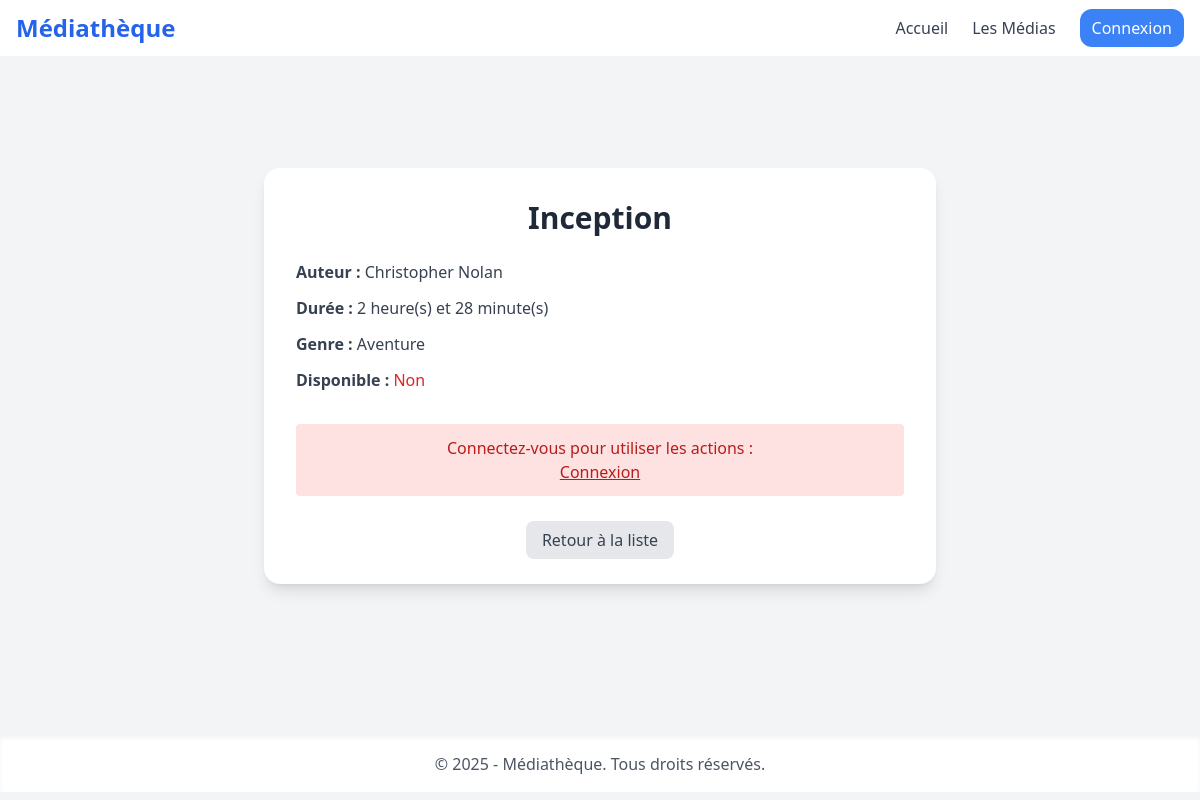
The page /movie/show/1 on the database its author committed.
### tables this page shows
CREATE TABLE IF NOT EXISTS `movie` (
  `id` int NOT NULL AUTO_INCREMENT,
  `duration` int NOT NULL,
  `genre` varchar(255) NOT NULL,
  `media_id` int NOT NULL,
  PRIMARY KEY (`id`),
  KEY `media_id` (`media_id`)
);

CREATE TABLE IF NOT EXISTS `media` (
  `id` int NOT NULL AUTO_INCREMENT,
  `title` varchar(255) NOT NULL,
  `author` varchar(255) NOT NULL,
  `available` tinyint(1) NOT NULL,
  PRIMARY KEY (`id`)
);

### Models/Movie.php (called while the page is built, shortened)
<?php
include_once('Models/Media.php');
class Movie extends Media{
    private float $duration;
    private Genre $genre;
    public function __construct(string $title, string $author, bool $available, float $duration, Genre $genre, ?int $mediaId = null, ?int $id = null)
    {
        $this->duration = $duration;
        $this->genre = $genre;
    }
    public function showDuration(): string
    {
        $duration = $this->getDuration();
        $hours = intdiv($duration, 60);
        $minutes = $duration%60;
        return "$hours heure(s) et $minutes minute(s)";
    }
    public function getDuration(): float
    {
        return $this->duration;
    }
    public function getGenre(): Genre
    {
        return $this->genre;
    }
    public static function getMovieById(int $id): ?Movie
    {
        try{
            $connexion = connexion();
            $request = $connexion->prepare("SELECT movie.id, title, author, available, duration, genre, media_id FROM movie JOIN media ON media.id = movie.media_id WHERE movie.id=:id;");
            $request->bindParam(":id",$id);
            $request->execute();
            $movieInfo = $request->fetch(PDO::FETCH_ASSOC);
            if(!empty($movieInfo)){
                $genreObject = Genre::from($movieInfo["genre"]);
                $movieObject = new Movie($movieInfo['title'], $movieInfo['author'], $movieInfo['available'], $movieInfo['duration'], $genreObject, $movieInfo['media_id'], $movieInfo['id']);
            }else{
                $movieObject = null;
            }
            return $movieObject;
        }catch(PDOException $e){
            die('Movie Get By Id Error : '.$e);
        }
    }
}

### Models/Media.php (called while the page is built, shortened)
<?php
abstract class Media{
    private string $title;
    private string $atuhor;
    private bool $available;
    public function __construct(string $title, string $atuhor, bool $available, ?int $id = null)
    {
        $this->title = $title;
        $this->atuhor = $atuhor;
        $this->available = $available;
    }
    public function getTitle(): string
    {
        return $this->title;
    }
    public function getAuthor(): string
    {
        return $this->atuhor;
    }
    public function getAvailable(): bool
    {
        return $this->available;
    }
}

### Views/movies/details_movie.php (the view, shortened to what this page needs)
<!DOCTYPE html>
<html lang="fr">
<head>
    <script src="https://cdn.tailwindcss.com"></script>
</head>
<body class="bg-gray-100">
    <?php require_once('Views/components/navbar.php'); ?>
    <div class="flex flex-col bg-gray-100 h-[80vh] p-6 justify-center items-center">
        <div class="bg-white w-full max-w-2xl rounded-2xl shadow-lg p-8">
            <h1 class="text-3xl font-bold text-gray-800 mb-6 text-center">
                <?= htmlspecialchars($movie->getTitle()) ?>
            </h1>
            <div class="space-y-3 text-gray-700 mb-8">
                <p><span class="font-semibold">Auteur :</span> <?= htmlspecialchars($movie->getAuthor()) ?></p>
                <p>
                    <span class="font-semibold">Durée :</span>
                    <?php
                        echo htmlspecialchars($movie->showDuration());
                    ?>
                </p>
                <p><span class="font-semibold">Genre :</span> <?= htmlspecialchars($movie->getGenre()->value) ?></p>
                <p>
                    <span class="font-semibold">Disponible :</span>
                    <?php if($movie->getAvailable()): ?>
                        <span class="text-green-600 font-medium">Oui</span>
                    <?php else: ?>
                        <span class="text-red-600 font-medium">Non</span>
                    <?php endif; ?>
                </p>
            </div>
            <?php if(isset($_SESSION['currentUser']) && $_SESSION['currentUser'] instanceof User): ?>
                <div class="flex flex-wrap gap-3 justify-center">
                    <?php if($movie->getAvailable()): ?>
                        <a href="<?= BASE_URL.'/movie/emprunter/'.$movie->getId(); ?>"
                        class="px-4 py-2 bg-blue-600 text-white rounded-lg shadow hover:bg-blue-700 transition">
                            Emprunter
                        </a>
                    <?php else: ?>
                        <a href="<?= BASE_URL.'/movie/rendre/'.$movie->getId(); ?>"
                        class="px-4 py-2 bg-green-600 text-white rounded-lg shadow hover:bg-green-700 transition">
                            Rendre
                        </a>
                    <?php endif; ?>
                    <a href="<?= BASE_URL.'/movie/update/'.$movie->getId(); ?>"
                       class="px-4 py-2 bg-yellow-400 text-white rounded-lg shadow hover:bg-yellow-500 transition">
                        Modifier
                    </a>
                    <a href="<?= BASE_URL.'/movie/delete/'.$movie->getId(); ?>"
                       onclick="return confirm('Voulez-vous vraiment supprimer ce film ?')"
                       class="px-4 py-2 bg-red-500 text-white rounded-lg shadow hover:bg-red-600 transition">
                        Supprimer
                    </a>
                </div>
            <?php else : ?>
                <p class='bg-red-100 text-red-700 p-3 rounded mb-4 text-center mt-[10px]' id='errorMsg'>
                    Connectez-vous pour utiliser les actions :<br>
                    <a class="underline" href="<?= BASE_URL.'/connexion' ?>">Connexion</a>
                </p>
            <?php endif; ?>
            <div class="mt-8 text-center">
                <a href="<?= BASE_URL.'/movie/All' ?>"
                   class="px-4 py-2 bg-gray-200 text-gray-700 rounded-lg hover:bg-gray-300 transition">
                    Retour à la liste
                </a>
            </div>
        </div>
    </div>
    <?php require_once('Views/components/footer.php'); ?>
</body>
</html>

### rows shown on the page
movie: media.title "Inception", media.author "Christopher Nolan", duration "2 heure(s) et 28 minute(s)", genre "Aventure"
